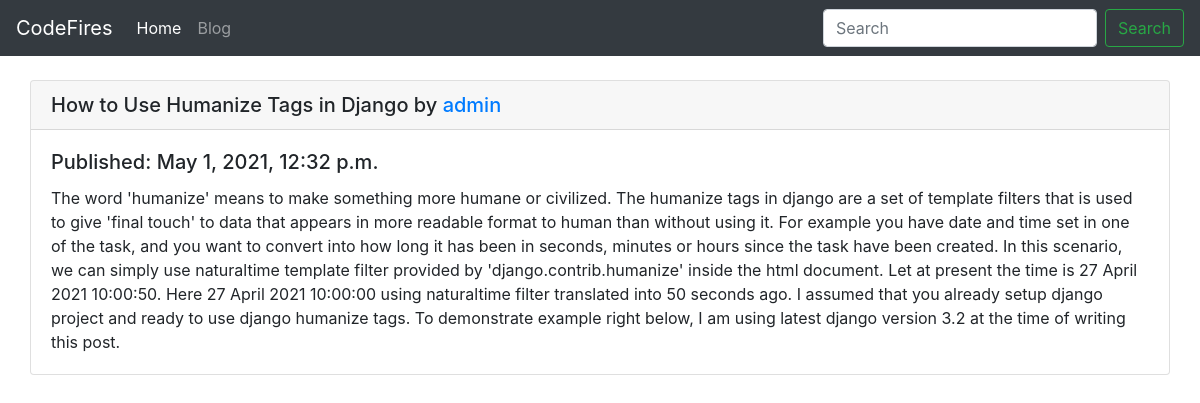
The app's page /how-use-humanize-tags-django/ with its own data.
### blog/models.py (models this page shows, shortened)
class Post(models.Model):
    title = models.CharField(max_length=250, unique=True)
    slug = models.SlugField(max_length=250,
                            unique=True)
    author = models.ForeignKey(User,
                               on_delete=models.CASCADE,
                               related_name='blog_posts')
    body = models.TextField()
    publish = models.DateTimeField(default=timezone.now)
    class Meta:
        ordering = ('-publish',)

### blog/views.py (the view)
# urls.py: path('<slug:slug>/', BlogDetailView.as_view(), name='blog_detail'),
class BlogDetailView(DetailView):
    model = Post
    context_object_name = 'post'
    template_name = 'blog/blog_detail.html'

### templates/blog/blog_detail.html
{% extends 'base.html' %}
{% block container %}
<div class="row">
    <div class="card">
        <h5 class="card-header">{{ post.title }} by <span class="text-primary">{{ post.author }}</span></h5>
        <div class="card-body">
            <h5 class="card-title">Published: {{ post.publish }}</h5>
            <p class="card-text">{{ post.body }}</p>
        </div>
    </div>
</div>
{% endblock %}

### records on screen
Post: title "How to Use Humanize Tags in Django", author "admin", publish "May 1, 2021, 12:32 p.m.", body "The word 'humanize' means to make something more humane or civilized. The humanize tags in django are a set of template filters that is used to give 'final touch' to data that appears in more readable format to human than without using it. For example you have date and time set in one of the task, and you want to convert into how long it has been in seconds, minutes or hours since the task have been created. In this scenario, we can simply use naturaltime template filter provided by 'django.contrib.humanize' inside the html document. Let at present the time is 27 April 2021 10:00:50. Here 27 April 2021 10:00:00 using naturaltime filter translated into 50 seconds ago. I assumed that you…"
